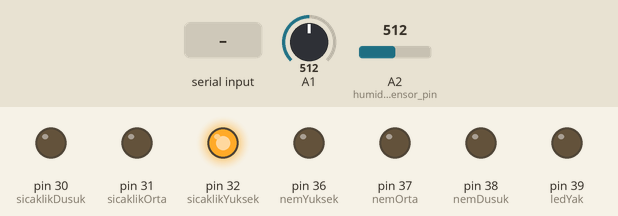
A sketch run on a simulated Arduino Mega 2560, built with avr-gcc and run on an emulated ATmega2560. On the bench: output pins drawn as LEDs (lit = HIGH). Inputs (shaded band) come from the test bench; at power-on: A2 (humidity_sensor_pin) = 512, A1 = 512. Pins used as bus, display or sensor lines are not drawn; what the sketch prints to the serial monitor is not drawn.

Above: at 2.2 s.
2.3 s: A2 (humidity_sensor_pin) set to 537
At 5.4 s:
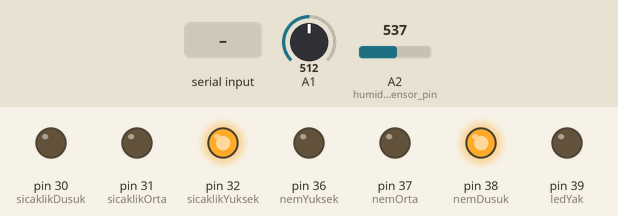
6.5 s: A1 set to 195
12.2 s: A1 set to 180
At 16.3 s:
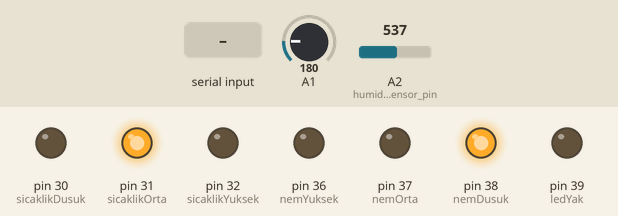
17.5 s: "A" received over Serial
At 21.4 s:
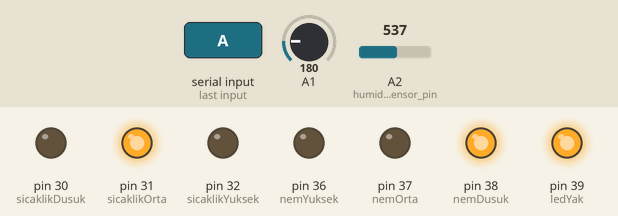
22.5 s: A2 (humidity_sensor_pin) set to 511
At 26.4 s:
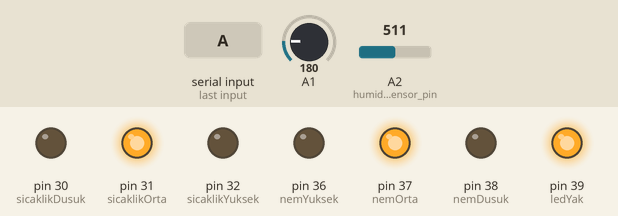
27.5 s: "B" received over Serial
At 34.2 s:
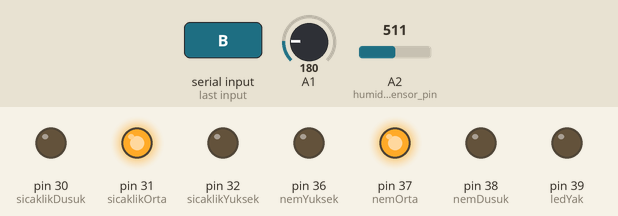
Timing chart, 0 to 35.5 s (numbered marks = the images above; inputs shaded):
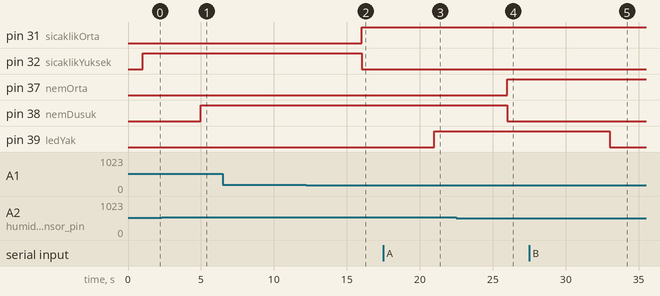

The sketch:

arduino-project.ino
```cpp
// LM35
float sicaklik; //Analog değeri dönüştüreceğimiz sıcaklık
float olculendeger; //Ölçeceğimiz analog değer

int sicaklikDusuk = 30;
int sicaklikOrta = 31;
int sicaklikYuksek = 32;

int nemDusuk = 38;
int nemOrta = 37;
int nemYuksek = 36;

int ledYak = 39;


// YL-39 + YL-69 humidity sensor
byte humidity_sensor_pin = A2;
byte humidity_sensor_vcc = 6;

void setup()
{
// Init the humidity sensor board
pinMode(humidity_sensor_vcc, OUTPUT);
digitalWrite(humidity_sensor_vcc, LOW);

// Setup Serial
while (!Serial);
delay(1000);
Serial.begin(9600);


pinMode(sicaklikDusuk, OUTPUT);
pinMode(sicaklikOrta, OUTPUT);
pinMode(sicaklikYuksek, OUTPUT);

pinMode(nemDusuk, OUTPUT);
pinMode(nemOrta, OUTPUT);
pinMode(nemYuksek, OUTPUT);

pinMode(ledYak, OUTPUT);

}

// YL-39 + YL-69 humidity sensor
int read_humidity_sensor() {
digitalWrite(humidity_sensor_vcc, HIGH);
delay(500);
int value = analogRead(humidity_sensor_pin);
digitalWrite(humidity_sensor_vcc, LOW);
return 1023 - value;
}

void loop()
{

  if (Serial.available() > 0) {
                // gelen veriyi oku
                int gelenVeri = Serial.read();
              if(gelenVeri == 65){
                digitalWrite(ledYak,HIGH);
              }
              if(gelenVeri == 66){
                digitalWrite(ledYak,LOW);
              }
        }


/*ISI*/
//olculendeger = analogRead(A0); //A1'den değeri alacak
//olculendeger = (olculendeger/1023)*5000;//değeri mV'a dönüştürecek
//sicaklik = olculendeger /10,0; // mV'u sicakliğa dönüştürecek

int okunanDeger = analogRead(A1);          //analog deger okundu ve okunanDeger değişkenine atandı
float sicaklik = okunanDeger / 9.31;         //derece hesaplandı
Serial.print("Degree :");
Serial.print (sicaklik);

if(sicaklik <=15){
  digitalWrite(sicaklikDusuk, HIGH);
  digitalWrite(sicaklikOrta, LOW);
  digitalWrite(sicaklikYuksek, LOW);
}
else if(sicaklik >15 && sicaklik<20){
  digitalWrite(sicaklikDusuk, LOW);
  digitalWrite(sicaklikOrta, HIGH);
  digitalWrite(sicaklikYuksek, LOW);
}
else{
  digitalWrite(sicaklikDusuk, LOW);
  digitalWrite(sicaklikOrta, LOW);
  digitalWrite(sicaklikYuksek, HIGH);
}

delay (3000);


// YL-39 + YL-69 humidity sensor
Serial.print("\nHumidity :");
Serial.println(read_humidity_sensor());

if(read_humidity_sensor() <=500){
  digitalWrite(nemDusuk, HIGH);
  digitalWrite(nemOrta, LOW);
  digitalWrite(nemYuksek, LOW);
}
else if(read_humidity_sensor() >500 && read_humidity_sensor()<680){
  digitalWrite(nemDusuk, LOW);
  digitalWrite(nemOrta, HIGH);
  digitalWrite(nemYuksek, LOW);
}
else{
  digitalWrite(nemDusuk, LOW);
  digitalWrite(nemOrta, LOW);
  digitalWrite(nemYuksek, HIGH);
}


delay (1000);
}
```

Measured:
- the behaviour switches between 522 and 523 on A2 (humidity_sensor_pin) (found by bisection; images 0 and 1)
- the behaviour switches between 187 and 186 on A1 (found by bisection; images 1 and 2)
- after the input at 2.3 s, pin 37 (nemOrta): stays LOW (without the input it goes to HIGH after 3.7 s); pin 38 (nemDusuk): LOW → HIGH after 2.7 s
- after the input at 6.5 s, every drawn part: stays the same
- after the input at 12.2 s, pin 31 (sicaklikOrta): LOW → HIGH after 3.8 s; pin 32 (sicaklikYuksek): HIGH → LOW after 3.8 s
- after the input at 17.5 s, pin 39 (ledYak): LOW → HIGH after 3.5 s
- after the input at 22.5 s, pin 37 (nemOrta): LOW → HIGH after 3.5 s; pin 38 (nemDusuk): HIGH → LOW after 3.5 s
- after the input at 27.5 s, pin 39 (ledYak): HIGH → LOW after 5.5 s
